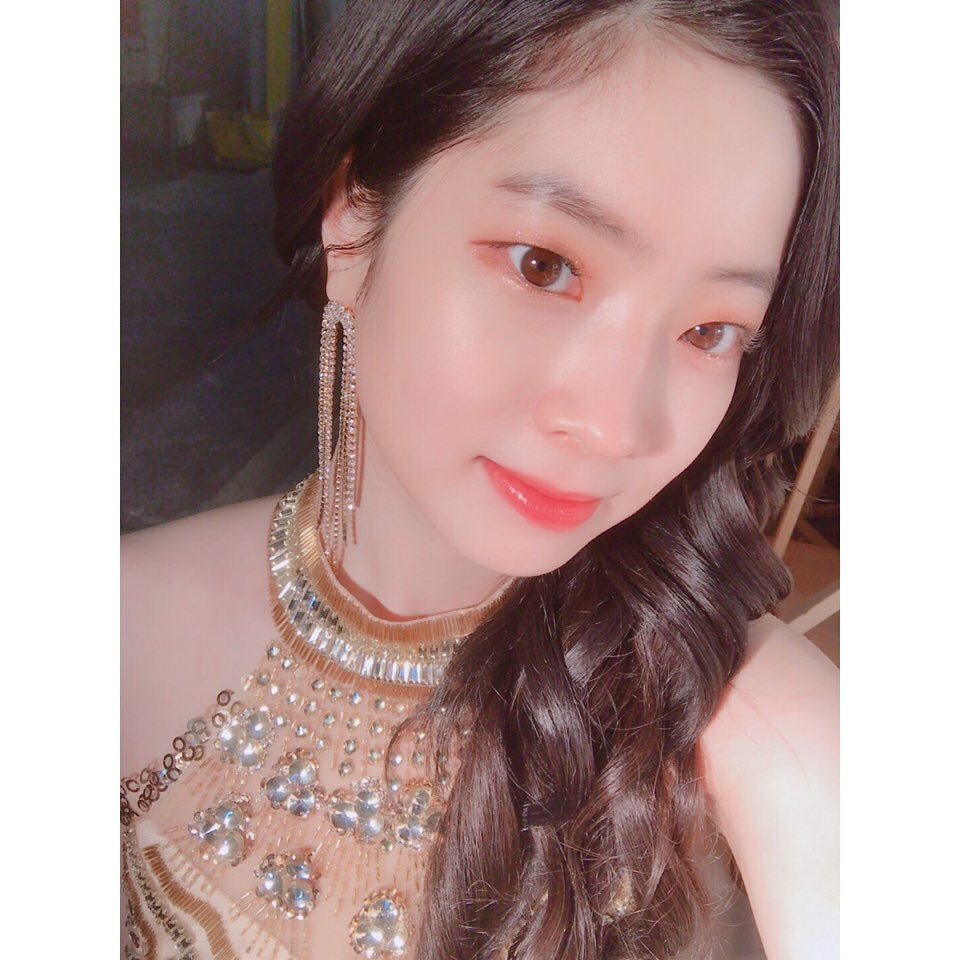
#> input picture images/dahyun.jpg, 960 x 960 px
$ jupyter execute 'IMAGE THRESHOLDING.ipynb'
#> lines starting #> are read from the running program, lines starting #| are printed output that depends on the picture; after the words box and inside, x2 and y2 are one past the last pixel; in counts of white or black regions, pixels touching at a corner belong together
# Image Thresholding
### Goal:
* In this tutorial, you will learn Simple thresholding, Adaptive thresholding and Otsu's thresholding.
* You will learn the functions cv.threshold and cv.adaptiveThreshold.

[cell 1]
import numpy as np
import cv2 as cv
import matplotlib.pyplot as plt

## Simple Thresholding

[cell 2]
img = cv.imread('images/dahyun.jpg',0)
#> img: shape (960, 960); min 6, max 255, mean 155.6
ret,thresh1 = cv.threshold(img,127,255,cv.THRESH_BINARY)
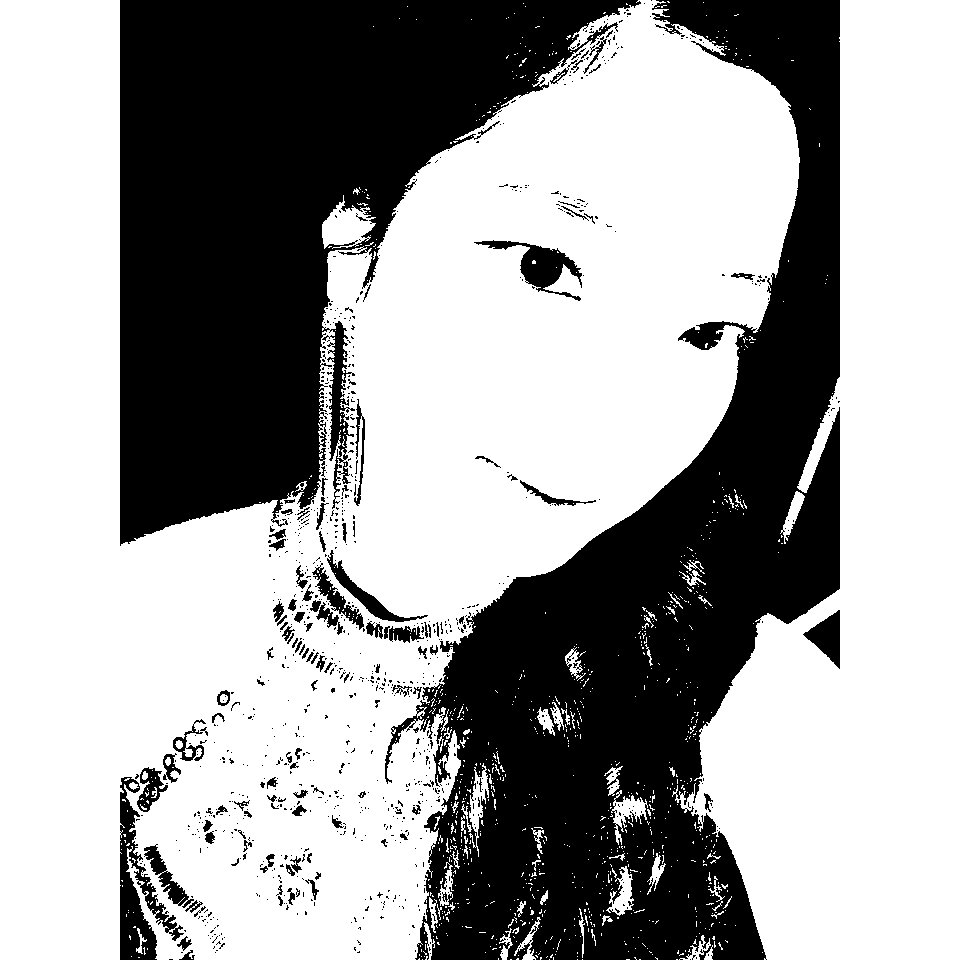
#> thresh1: shape (960, 960); 63.6% white; 967 black regions (850 under 20 px), largest, box (x1, y1, x2, y2) and area: (385, 0, 840, 960) 169324, (120, 0, 641, 546) 146306, (120, 777, 184, 960) 4008
ret,thresh2 = cv.threshold(img,127,255,cv.THRESH_BINARY_INV)
ret,thresh3 = cv.threshold(img,127,255,cv.THRESH_TRUNC)
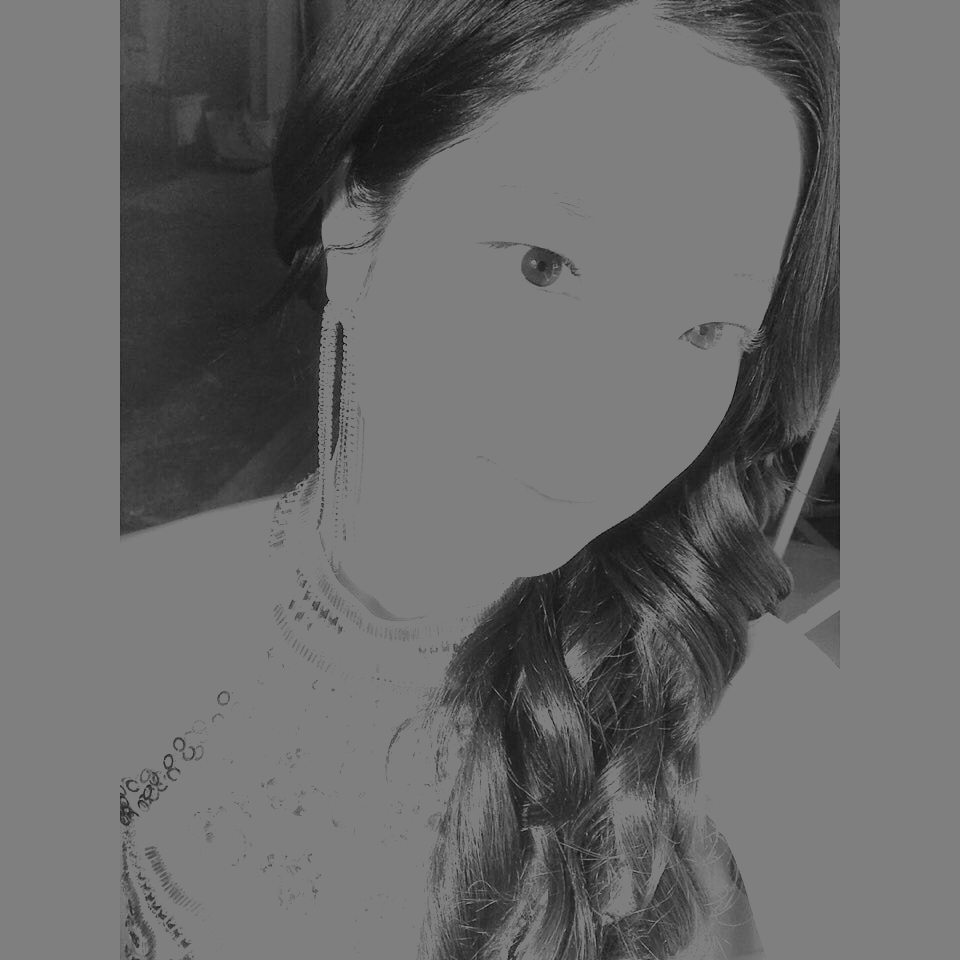
#> thresh3: shape (960, 960); min 6, max 127, mean 104.9
ret,thresh4 = cv.threshold(img,127,255,cv.THRESH_TOZERO)
ret,thresh5 = cv.threshold(img,127,255,cv.THRESH_TOZERO_INV)
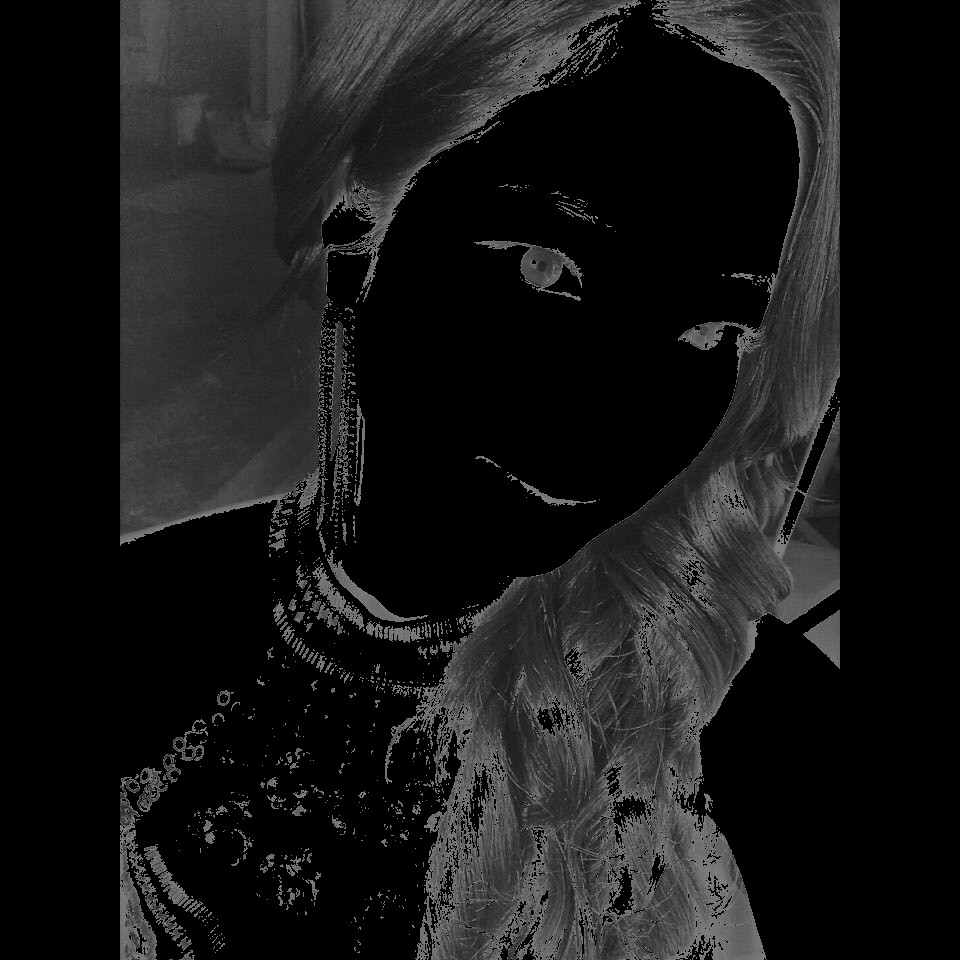
#> thresh5: shape (960, 960); min 0, max 127, mean 24.2
titles = ['Original Image','BINARY','BINARY_INV','TRUNC','TOZERO','TOZERO_INV']
images = [img, thresh1, thresh2, thresh3, thresh4, thresh5]
for i in range(6):
    plt.subplot(2,3,i+1),plt.imshow(images[i],'gray')
    plt.title(titles[i])
    plt.xticks([]),plt.yticks([])
plt.show()

## Adaptive Thresholding

[cell 3]
img = cv.imread('images/dahyun.jpg',0)
img = cv.medianBlur(img,5)
ret,th1 = cv.threshold(img,127,255,cv.THRESH_BINARY)
#> th1: shape (960, 960); 63.6% white; 155 black regions (84 under 20 px), largest, box (x1, y1, x2, y2) and area: (385, 0, 840, 960) 172551, (120, 0, 639, 544) 144330, (120, 778, 181, 960) 4177
th2 = cv.adaptiveThreshold(img,255,cv.ADAPTIVE_THRESH_MEAN_C,\
            cv.THRESH_BINARY,17,2)
#> th2: shape (960, 960); 77.4% white; 1700 black regions (1231 under 20 px), largest, box (x1, y1, x2, y2) and area: (120, 0, 508, 960) 28418, (413, 24, 831, 960) 28271, (638, 0, 840, 960) 18139
th3 = cv.adaptiveThreshold(img,255,cv.ADAPTIVE_THRESH_GAUSSIAN_C,\
            cv.THRESH_BINARY,17,2)
#> th3: shape (960, 960); 82.1% white; 3028 black regions (2379 under 20 px), largest, box (x1, y1, x2, y2) and area: (120, 0, 403, 960) 14388, (730, 0, 840, 960) 11535, (414, 91, 819, 726) 7994
titles = ['Original Image', 'Global Thresholding (v = 127)',
            'Adaptive Mean Thresholding', 'Adaptive Gaussian Thresholding']
images = [img, th1, th2, th3]
for i in range(4):
    plt.subplot(2,2,i+1),plt.imshow(images[i],'gray')
    plt.title(titles[i])
    plt.xticks([]),plt.yticks([])
plt.show()

## Otsu's Binarization

[cell 4]
img = cv.imread('images/dahyun.jpg',0)
ret1,th1 = cv.threshold(img,127,255,cv.THRESH_BINARY)
# Otsu's thresholding
ret2,th2 = cv.threshold(img,0,255,cv.THRESH_BINARY+cv.THRESH_OTSU)
#> th2: shape (960, 960); 60.2% white; 780 black regions (675 under 20 px), largest, box (x1, y1, x2, y2) and area: (120, 0, 840, 960) 340093, (120, 753, 204, 960) 7298, (471, 240, 586, 302) 2683
#> ret2 = 141
# Otsu's thresholding after Gaussian filtering
blur = cv.GaussianBlur(img,(5,5),0)
ret3,th3 = cv.threshold(blur,0,255,cv.THRESH_BINARY+cv.THRESH_OTSU)
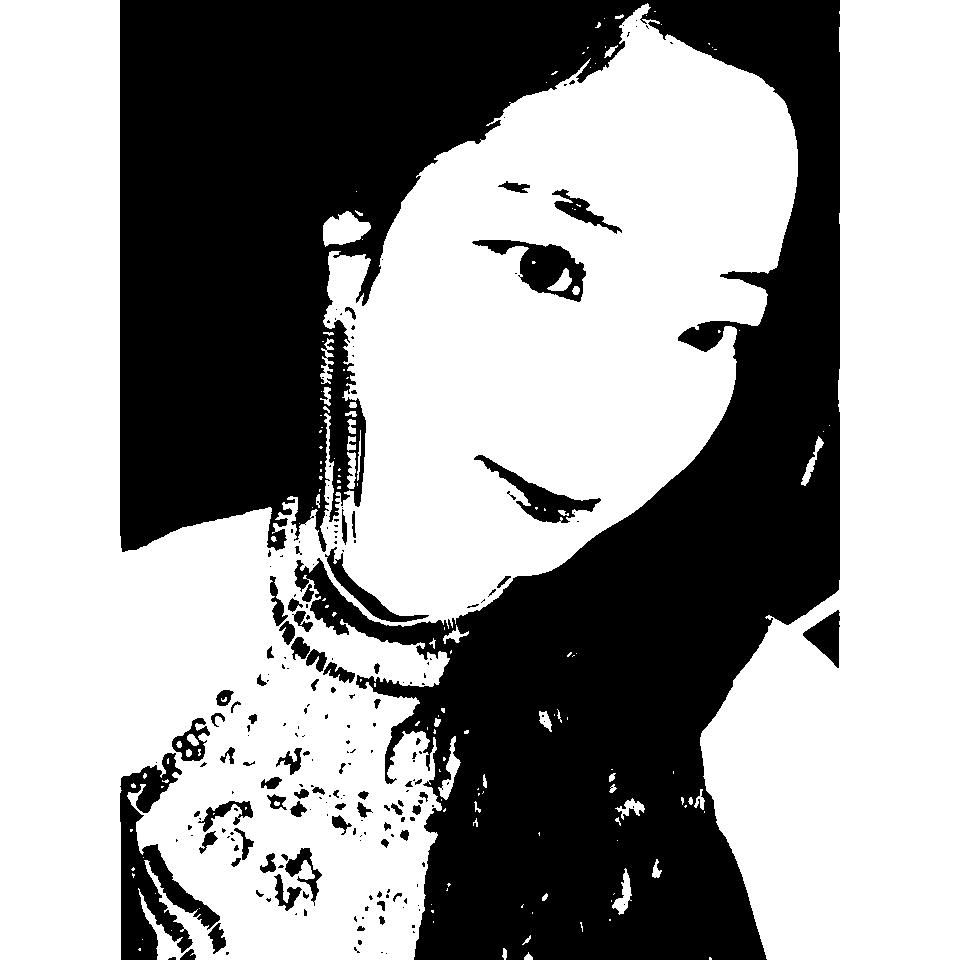
#> th3: shape (960, 960); 59.8% white; 221 black regions (141 under 20 px), largest, box (x1, y1, x2, y2) and area: (120, 0, 840, 960) 344934, (120, 753, 220, 960) 8157, (472, 240, 586, 302) 2836
#> ret3 = 142
# plot all the images and their histograms
images = [img, 0, th1,
          img, 0, th2,
          blur, 0, th3]
titles = ['Original Noisy Image','Histogram','Global Thresholding (v=127)',
          'Original Noisy Image','Histogram',"Otsu's Thresholding",
          'Gaussian filtered Image','Histogram',"Otsu's Thresholding"]
for i in range(3):
    plt.subplot(3,3,i*3+1),plt.imshow(images[i*3],'gray')
    plt.title(titles[i*3]), plt.xticks([]), plt.yticks([])
    plt.subplot(3,3,i*3+2),plt.hist(images[i*3].ravel(),256)
    plt.title(titles[i*3+1]), plt.xticks([]), plt.yticks([])
    plt.subplot(3,3,i*3+3),plt.imshow(images[i*3+2],'gray')
    plt.title(titles[i*3+2]), plt.xticks([]), plt.yticks([])
plt.show()
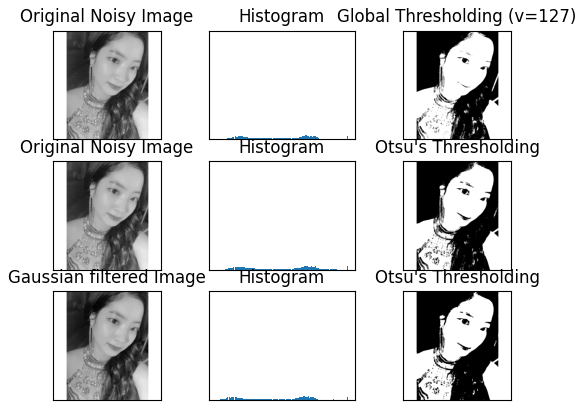
#> figure drawn by matplotlib, 9 panels

$ run again, with images/mina.JPG copied over images/dahyun.jpg
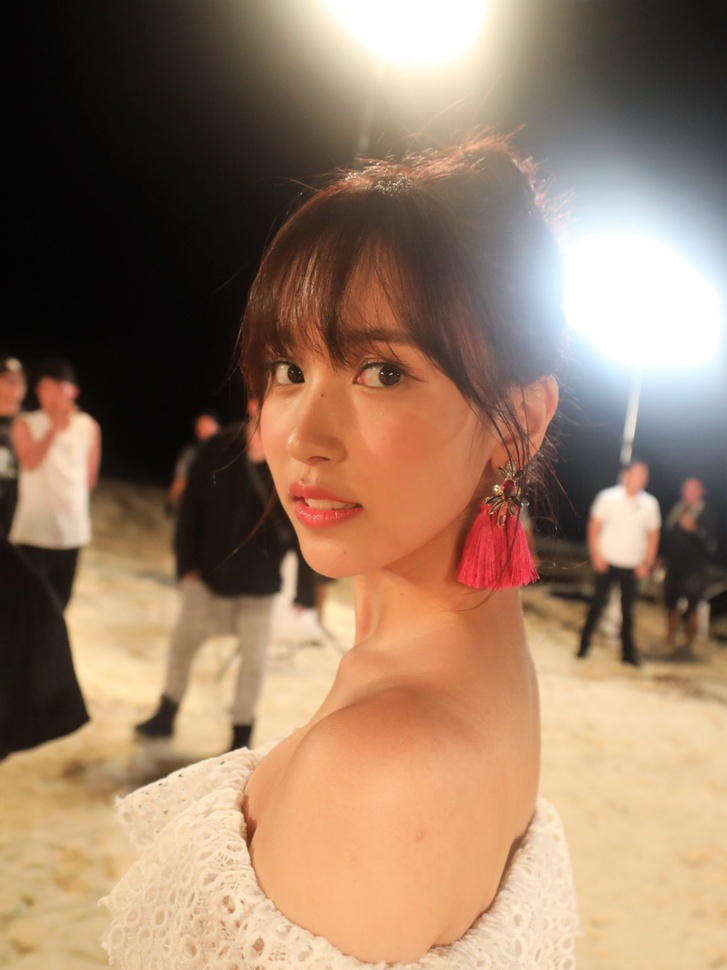
#> input picture images/mina.JPG, 727 x 970 px, shrunk from 3360 x 4480 before the run
#> `ret,thresh1 = cv.threshold(img,127,255,cv.THRESH_BINARY)`:
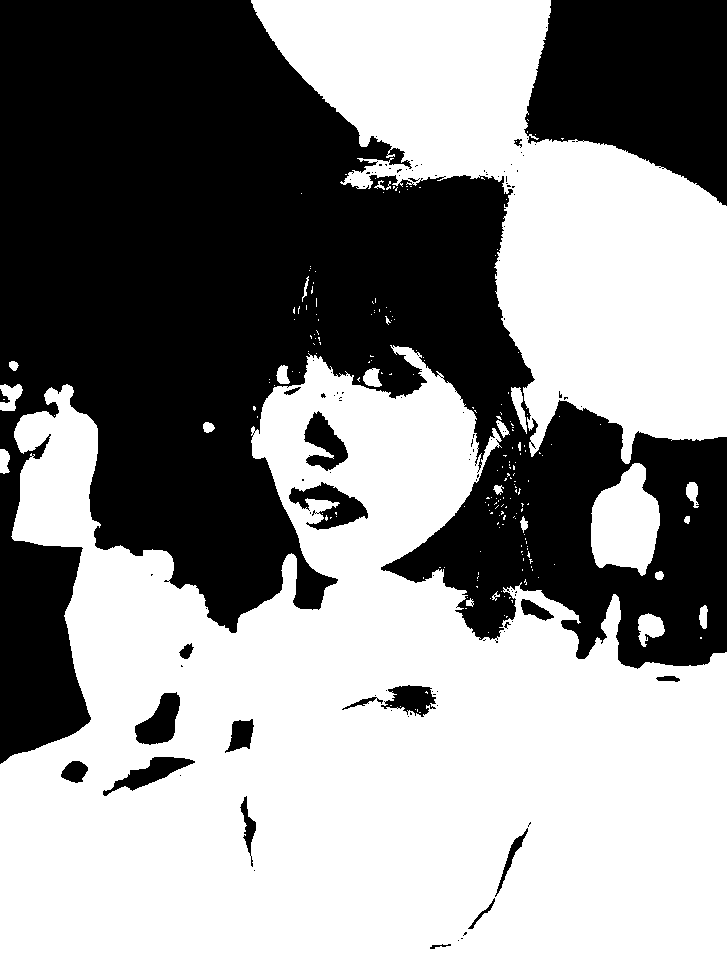
#> thresh1: shape (970, 727); 56.4% white; 116 black regions (95 under 20 px), largest, box (x1, y1, x2, y2) and area: (0, 0, 727, 764) 267180, (524, 0, 727, 206) 30332, (289, 482, 368, 530) 1742
#> th1: shape (970, 727); 56.4% white; 27 black regions (7 under 20 px), largest, box (x1, y1, x2, y2) and area: (0, 0, 727, 764) 267824, (525, 0, 727, 206) 30348, (289, 483, 368, 529) 1729
#> ret2 = 115
#> `ret3,th3 = cv.threshold(blur,0,255,cv.THRESH_BINARY+cv.THRESH_OTSU)`:
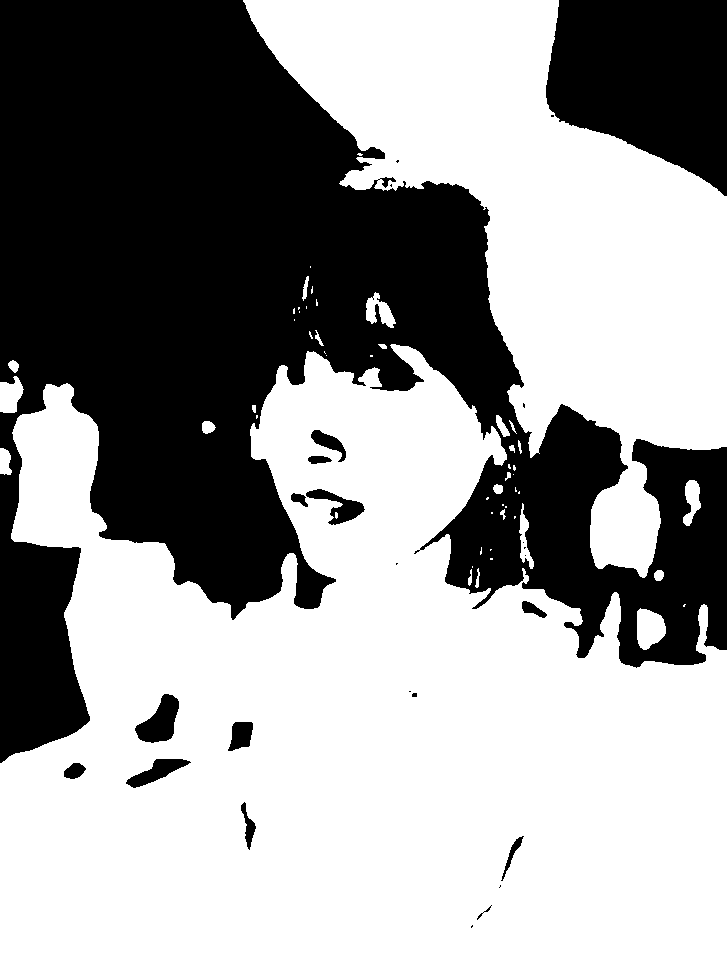
#> th3: shape (970, 727); 60.3% white; 26 black regions (12 under 20 px), largest, box (x1, y1, x2, y2) and area: (0, 0, 727, 763) 248445, (546, 0, 727, 196) 26412, (135, 694, 179, 743) 1242
